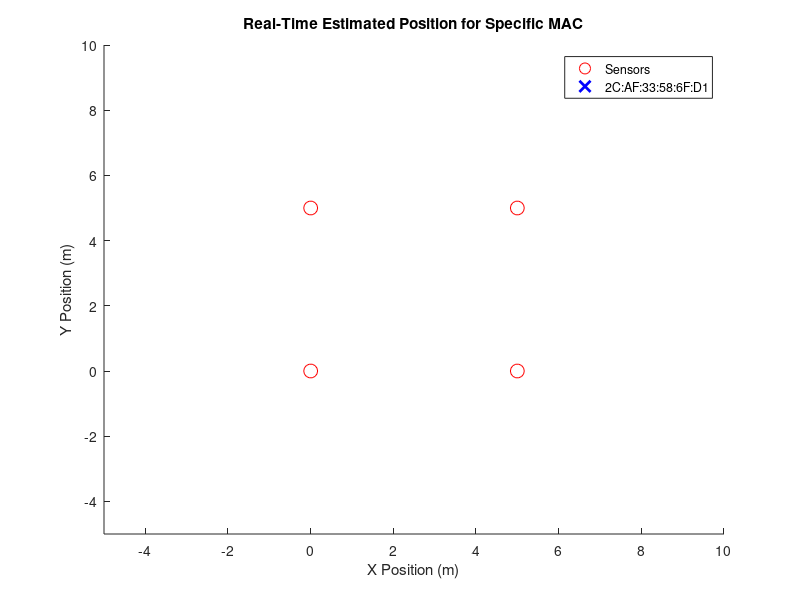

MATLAB code for this plot: (Note: this script raises an error after producing the figure.)
close all;
clear;

% MAC address to track
specificMAC = "2C:AF:33:58:6F:D1";

% List of sensor files
sensorFiles = {'Btbluetooth1_scan_data.txt', ...
               'Btbluetooth2_scan_data.txt', ...
               'Btbluetooth3_scan_data.txt', ...
               'Btbluetooth4_scan_data.txt'};

% Sensor locations [x, y]
sensorLocations = [0, 0;
                   5, 0;
                   0, 5;
                   5, 5];

% Real-time update interval (s)
updateInterval = 0.25;

% === INITIAL PLOT SETUP ===
figure;
hold on;
axis([-5 10 -5 10]);
xlabel('X Position (m)');
ylabel('Y Position (m)');
title('Real-Time Estimated Position for Specific MAC');

% Plot sensor locations once
hSensors = plot(sensorLocations(:, 1), sensorLocations(:, 2), 'ro', ...
                'MarkerSize', 10, 'DisplayName', 'Sensors');

% Dummy trace point for legend entry
hFirstTrace = plot(NaN, NaN, 'bx', 'MarkerSize', 12, 'LineWidth', 2, ...
                   'DisplayName', char(specificMAC));

% Lock legend to these two handles only
legend([hSensors, hFirstTrace]);

while true
    tic;

    % Combine sensor data from all files
    combinedData = table();
    for i = 1:length(sensorFiles)
        while true
            try
                opts = detectImportOptions(sensorFiles{i}, 'Delimiter', ',');
                opts.VariableNames = {'Timestamp', 'ID', 'Name', 'Address', 'RSSI', 'Distance'};
                opts = setvartype(opts, {'Timestamp', 'ID', 'Name', 'Address'}, 'string');
                opts = setvartype(opts, {'RSSI', 'Distance'}, 'double');

                data = readtable(sensorFiles{i}, opts);

                if height(data) > 0
                    break;
                else
                    disp(['File ', sensorFiles{i}, ' is empty. Waiting for data...']);
                end
            catch ME
                disp(['Error reading ', sensorFiles{i}, ': ', ME.message]);
            end
            pause(0.1);
        end
        combinedData = [combinedData; data];
    end

    % Filter for the tracked MAC
    recentData = combinedData(combinedData.Address == specificMAC, :);

    if height(recentData) >= 3
        recentData = sortrows(recentData, 'ID');
        distances = recentData.Distance;

        try
            estimatedPosition = multilateratev3_Final(sensorLocations, distances);

            % Plot new point, but exclude it from the legend
            h = plot(estimatedPosition(1), estimatedPosition(2), 'bx', ...
                     'MarkerSize', 12, 'LineWidth', 2);
            h.Annotation.LegendInformation.IconDisplayStyle = 'off';

        catch ME
            disp(['Multilateration error: ', ME.message]);
        end
    else
        disp("Not enough sensor data for MAC: " + specificMAC);
    end

    pause(updateInterval);
    toc;
end
